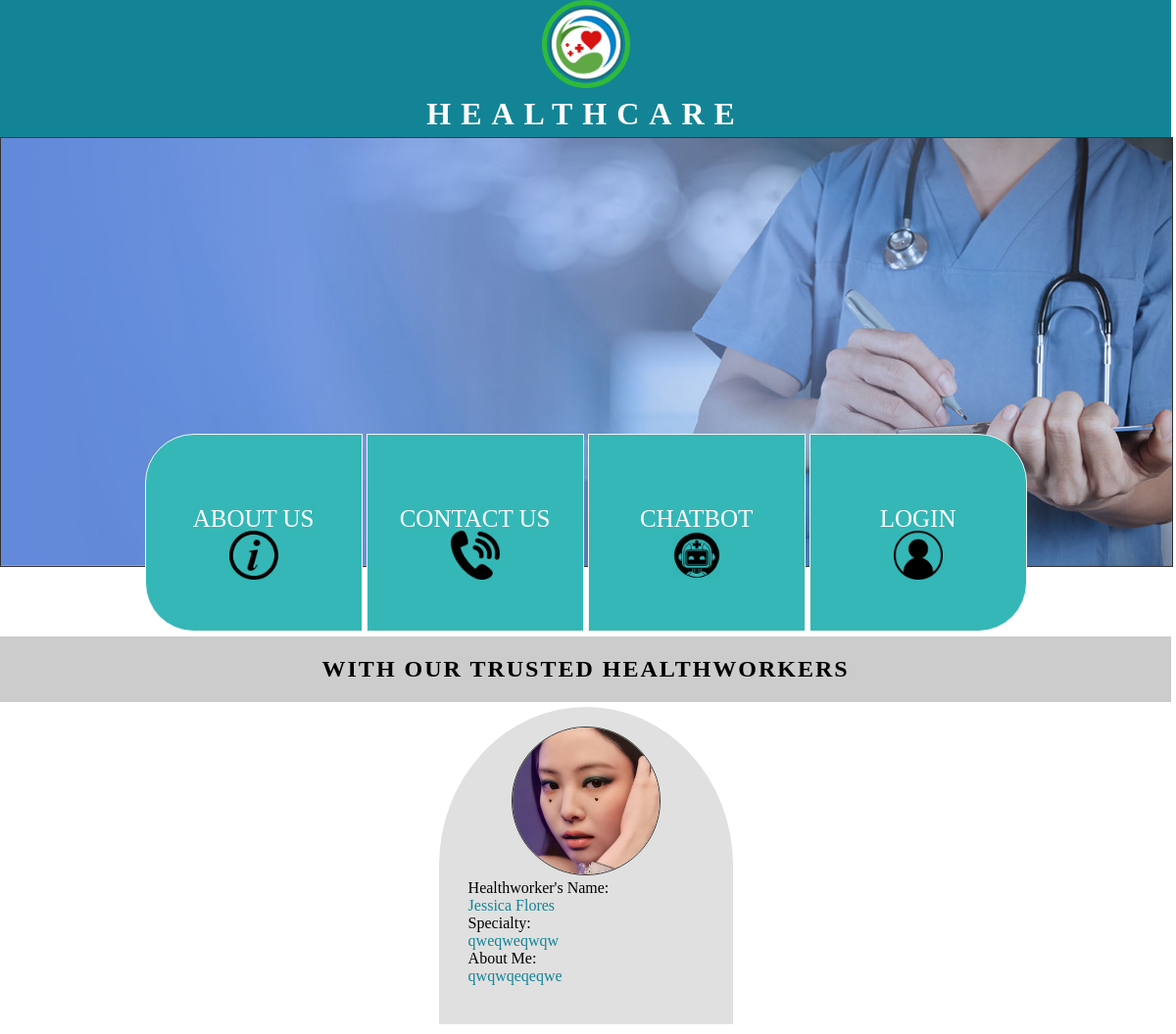
The page / on the database its author committed.
### tables this page shows
CREATE TABLE IF NOT EXISTS `tbl_healthcare_content` (
  `hc_id` int NOT NULL AUTO_INCREMENT,
  `hc_photo` varchar(255) NOT NULL,
  PRIMARY KEY (`hc_id`)
);

CREATE TABLE IF NOT EXISTS `tbl_doctor` (
  `doctor_id` int NOT NULL AUTO_INCREMENT,
  `d_firstname` varchar(80) NOT NULL,
  `d_midname` varchar(80) NOT NULL,
  `d_lastname` varchar(80) NOT NULL,
  `d_gender` varchar(100) NOT NULL,
  `d_bdate` date NOT NULL,
  `d_phone` varchar(11) NOT NULL,
  `d_email` varchar(80) NOT NULL,
  `d_address` varchar(80) NOT NULL,
  `d_username` varchar(80) NOT NULL,
  `d_password` varchar(80) NOT NULL,
  `d_photo` varchar(100) NOT NULL,
  PRIMARY KEY (`doctor_id`)
);

CREATE TABLE IF NOT EXISTS `tbl_doctor_about` (
  `id` int NOT NULL AUTO_INCREMENT,
  `About_me` varchar(150) NOT NULL,
  `Specialty` varchar(80) NOT NULL,
  `Qualification` varchar(80) NOT NULL,
  `Clinic_address` varchar(80) NOT NULL,
  `Contact_no` varchar(11) NOT NULL,
  PRIMARY KEY (`id`)
);

### index.php (the view, shortened to what this page needs)
<!DOCTYPE html>
<html>
<head>
        <link rel="stylesheet" type="text/css" href="css/scrollbar.css">
        <link rel="stylesheet" type="text/css" href="css/index.css">
         <link rel="stylesheet" type="text/css" href="css/indexmodal.css">
         <link rel="stylesheet" type="text/css" href="css/scrollbar.css">
</head>
<body oncontextmenu="return false;">
  <center>
  <header>
    <h1><img class="headericon" src="icons/healthcarelogo.png"><br>HEALTHCARE</h1>
  </header>
  </center>
  <center>
  <div class="background">
<?php
$conn = new PDO('mysql:host=localhost; dbname=healthcare','root', '');
?>
<?php
                $result = $conn->prepare("SELECT * FROM tbl_healthcare_content ORDER BY hc_id ASC");
                $result->execute();
                for($i=0; $row = $result->fetch(); $i++){
?>
<?php if($row['hc_photo'] != ""): ?>
                  <img src="uploads/<?php echo $row['hc_photo']; ?>" width="100%" height="100%" style="border:1px solid #333333;">
                  <?php else: ?>
                  <img src="images/default.png" width="100%" height="100%" style="border:1px solid #333333;">
                  <?php endif; ?>
<?php } ?>
  </div>
    <div class="wrapper">
        <div class="first box" id="AboutUs">
          <br><img src="icons/about.png"><br>
           <label>About Us</label>
        </div>
        <div class="second box" id="ContactUs">
          <br><img src="icons/phone.png"><br>
          <label>Contact Us</label>
        </div>
        <div class="third box" onclick="parent.location='patient/chatbot.php'">
         <br><img src="icons/docbot.png"><br>
           <label>Chatbot</label>
        </div>
        <div class="fourth box" id="login">
          <br><img src="icons/login.png"><br>
           <label>Login</label>
        </div>
    </div>
    <div class="middiv"><label><h2>WITH OUR TRUSTED HEALTHWORKERS</h2></label></div>
    <div class="profiles">
      <div class="profilebox">
        <?php
$conn = new PDO('mysql:host=localhost; dbname=healthcare','root', '');
?>
<?php
                $result = $conn->prepare("SELECT * FROM tbl_doctor ORDER BY doctor_id ASC");
                $result->execute();
                for($i=0; $row = $result->fetch(); $i++){
?>
<?php if($row['d_photo'] != ""): ?>
                  <img src="uploads/<?php echo $row['d_photo']; ?>" width="100%" height="100%" style="border:1px solid #333333;">
                  <?php else: ?>
                  <img src="images/default.png" width="100%" height="100%" style="border:1px solid #333333;">
                  <?php endif; ?>
<?php } ?>
<?php
      include('connection/connection.php');
      $doctortable="SELECT * FROM tbl_doctor";
      $doctorresult=mysqli_query($conn, $doctortable);
?>
<?php
          while ($rows=mysqli_fetch_assoc($doctorresult))
          {
?>
        <br>
        <div class="infobox">
        <label>Healthworker's Name:</label><br>
            <p><?php echo $rows['d_firstname']. " ". $rows['d_lastname']; ?></p><br>
<?php } ?>
<?php
      include('connection/connection.php');
      $doctortable="SELECT * FROM tbl_doctor_about";
      $doctorresult=mysqli_query($conn, $doctortable);
?>
<?php
          while ($rows=mysqli_fetch_assoc($doctorresult))
          {
?>
        <label>Specialty:</label><br>
            <p><?php echo $rows['Specialty'];?></p><br>
        <label>About Me:</label><br>
            <p><?php echo $rows['About_me'];?></p><br>
        </div>
      </div>
<?php }?>
    </div>
    </center>
</body>
  </body>
</html>

### css/index.css (style rules this page uses)
body { font-family: Raleway; width: 99.6%; }
* { margin: 0; padding: 0; list-style: none; text-decoration: none; }
.wrapper label { font-size: 25px; text-transform: uppercase; }
label { color: white; }
.wrapper { top: 0; margin-top: -140px; }
.box { height: 200px; width: 220px; top: 0; bottom: 0; left: 0; right: 0; display: inline-block; background-color: #35B7B7; border: 1px solid whitesmoke; cursor: pointer; }
.first { display: inline-block; border-radius: 50px 0 0 50px; }
.second { display: inline-block; }
.third { display: inline-block; }
.fourth { display: inline-block; border-radius: 0 50px 50px 0; }
header { width: 100%; height: 140px; background-color: #138496; color: white; justify-content: center; }
header h1 { letter-spacing: 10px; text-transform: uppercase; }
.box img { height: 50px; width: 50px; position: relative; justify-content: center; top: 40%; }
.background img { width: 100%; }
.headericon { height: 80px; width: 80px; bottom: 0; border: 5px solid #30BA3A; border-radius: 50%; }
.profiles { width: 100%; height: 100px; }
.profiles .profilebox { display: inline-block; width: 300px; height: auto; padding-bottom: 40px; padding-top: 20px; background-color: #E0E0E0; border-radius: 50% 50% 0 0 ; margin-bottom: 10px; }
.profilebox img { border-radius: 50%; height: 150px; width: 150px; border: 2px solid black; }
.middiv { padding: 20px; margin-top: 5px; margin-bottom: 5px; background-color: rgba(0, 0, 0, .2); }
.middiv label { color: black; letter-spacing: 2px; }
.profilebox label { color: black; float: left; }
.profilebox p { float: left; color: #138496; }
.infobox { width: 240px; }

### rows shown on the page
tbl_healthcare_content: hc_photo (picture)
tbl_doctor: d_photo (picture), d_firstname "Jessica", d_lastname "Flores"
tbl_doctor_about: Specialty "qweqweqwqw", About_me "qwqwqeqeqwe"
